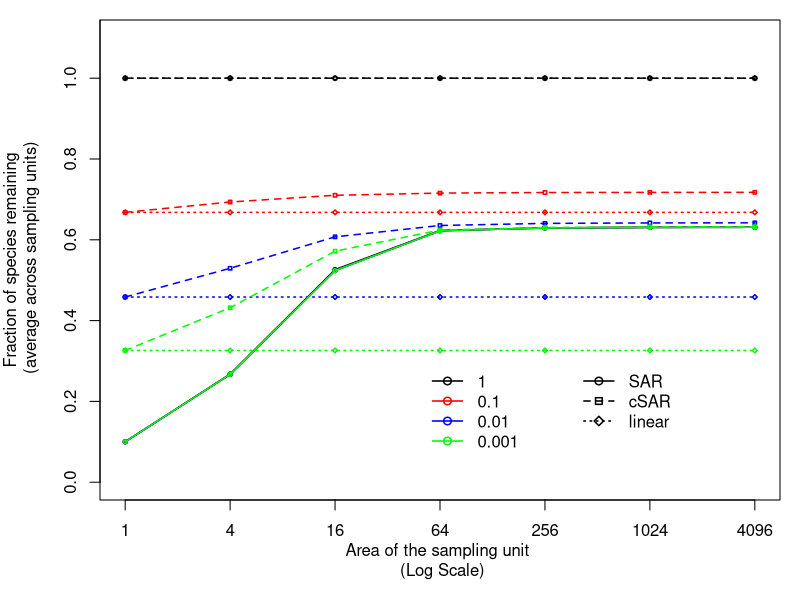

The R script that drew this image:
################################################################
### Improving extinction projections across scales and habitats using the countryside species-area relationship 
### June 2017
### 
### Ines S. Martins (ines.martins@idiv.de)
################################################################

### Functions for scaling biodiversity response to habitat conversion across scales
### Code to draw Figure S2 (c) - Varying h, the species affinity for the modified habitat.

### Set the simulation space
## N = dimension of the landscape 
## P = Proportion of native habitat remaining in the landscape (from 0 to 1, where 1 is all native habitat remaings)
## D = The dimension of the smallest square ( If 1 and N=1, 1x1 is the first dimension, if 0.1 and N=1, 0.1 x 0.1 is the first dimnsion,)
## h = Affinity for the modified habitat
## zeta = z value of the SAR (rate at which species richness increase with area)
## n = number of simulations


### Create the landscape and sampled the landscape per grain 

sim <- function(N,P,D,h,zeta){
  
  ### Create the lansdcape 
  
  plots <- array(0, dim = c(N/D,N/D))   # Creates a empty matrix of 0
  res <- 0
  while(res < (((N/D)*(N/D)*P)*D)){  #replace the 0 with 1 until the number of 1s reach the number allowed (define by the P)
    i <- sample(1:(N/D), 1)
    j <- sample(1:(N/D), 1)
    if(!plots[i, j]){
      plots[i, j] <- D
      res <- res + D
    }
  }
  
  ### Define the functions SARs (Power function)
  
  #The classic SAR function
  SAR_pro<-function(A1,A0,z=zeta){
    species<-(A1/A0)^z  
    species
  }
  
  #The cSAR function
  cSAR_pro<-function(A1,A0,h1=h,z=zeta){
    species<-((h1*(A0-A1)/A0)+(A1/A0))^z
    species
  }
  
  #The linear function
  linear_pro<-function(A1,A0,h1=h,z=zeta){
    species<-(((h1)^z)*(A0-A1)/A0)+(A1/A0)   #Since for a modified habitat (1-sigma) = h^z , 
    species
  }
  
  
  ### Start the simulation 
  
  #set the starting point
  results <- NULL   
  size_real=D
  size=1
  while (size_real <= N) { 
    
    nplot = N/size_real  #number of plots
    SARs_all = matrix(0,nrow=(nplot*nplot),ncol=9)
    
    s<-1
    
    for (nx in 1: nplot){      ### gives nx lenght nplot
      for (ny in 1: nplot){    ### gives ny lenght nplot
        
        plot = matrix(1,size,size)
        for (x in 1:size){
          for (y in 1:size)
            
            plot[x,y] = plots[x + ((nx-1)*size), y + ((ny-1)*size)]
          
        }   # Runs for a particular sub-set of grids
        
        A1 <- sum(plot)
        A0 <- (sum(plot) + (sum(plot==0)*D))
        
        SARs_all[s,1] <-size
        SARs_all[s,2] <- SAR_pro(A1,A0)
        SARs_all[s,3] <- cSAR_pro(A1,A0)
        SARs_all[s,4] <- linear_pro(A1,A0)
        SARs_all[s,5] <- A1
        SARs_all[s,6] <- A0
        
        s<- s+1
        
      }
    }
    
    results <- rbind(results,SARs_all)
    
    size_real = size_real * 2
    size = size * 2                          
    
  }
  
  ###Store the results
  SAR_pro_mean <- tapply (results[,2],results[,1],mean)   #Creates a vector with the means
  cSAR_pro_mean <- tapply (results[,3],results[,1],mean)
  linear_pro_mean <- tapply (results[,4],results[,1],mean) 
  size_A1_mean <- tapply (results[,5],results[,1],mean) 
  size_A0_mean <- tapply (results[,6],results[,1],mean)
  SAR_pro_sd <- tapply (results[,2],results[,1],sd)   #Creates a vector with the sd
  cSAR_pro_sd <- tapply (results[,3],results[,1],sd)
  linear_pro_sd <- tapply (results[,4],results[,1],sd)
  
  SAR_pro_mean_mat = matrix(SAR_pro_mean,length(SAR_pro_mean),1)  # Creates a matrix with the means
  cSAR_pro_mean_mat = matrix(cSAR_pro_mean,length(cSAR_pro_mean),1)
  linear_pro_mean_mat = matrix(linear_pro_mean,length(linear_pro_mean),1)
  size_mean_A1_mat = matrix(size_A1_mean,length(size_A1_mean),1)
  size_mean_A0_mat = matrix(size_A0_mean,length(size_A0_mean),1)
  SAR_pro_sd_mat = matrix(SAR_pro_sd,length(SAR_pro_sd),1)  # Creates a matrix with the sd
  cSAR_pro_sd_mat = matrix(cSAR_pro_sd,length(cSAR_pro_sd),1)
  linear_pro_sd_mat = matrix(linear_pro_sd,length(linear_pro_sd),1)
  
  SARs <- data.frame(cbind(unique(results[,1]), SAR_pro_mean_mat, cSAR_pro_mean_mat,linear_pro_mean_mat, size_mean_A1_mat,size_mean_A0_mat,SAR_pro_sd_mat, cSAR_pro_sd_mat,linear_pro_sd_mat))
  colnames(SARs) <- c("grain","SAR_pro","cSAR_pro","linear_pro","A1","A0","SAR_pro_sd","cSAR_pro_sd","linear_pro_sd")
  
  return(SARs)
}


### Run simulation x times 

run<-function(N,P,D,h,z,n){
  
  dat <- c()
  
  for (i in 1:n)
  {
    model <- sim(N,P,D,h,z)
    nextcol <-  data.frame(model)
    dat <- rbind(dat, nextcol)
  }
  dat
  return(dat)
}


### Run n=100 simulations for N=64, D=1, P=0.1, z=0.2 and:

SARsh1 <- run(64,0.1,1,1,0.2,100)          #h=1
SARsh0.1 <- run(64,0.1,1,0.1,0.2,100)      #h=0.1
SARsh0.01 <- run(64,0.1,1,0.01,0.2,100)    #h=0.01
SARsh0.001 <- run(64,0.1,1,0.001,0.2,100)  #h=0.001


#Summarize the results

SARsh1 <- aggregate(. ~ grain , data=SARsh1,mean,na.action = na.pass)
SARsh0.1 <- aggregate(. ~ grain , data=SARsh0.1,mean,na.action = na.pass)
SARsh0.01 <- aggregate(. ~ grain , data=SARsh0.01,mean,na.action = na.pass)
SARsh0.001 <- aggregate(. ~ grain , data=SARsh0.001,mean,na.action = na.pass)


# PLOT -------------------------------------------------------------------
### Proportion of species remaining after 90% habitat loss for different species affinity for the modified habitat  - Figure S2 (c)

par(mar=c(5,5,1,1)) 

plot (log(SARsh1[,6]), (SARsh1[,2]), axes = FALSE, type = "o", cex=0.5,lwd = 1.5,ylim=c(0,1.1), 
      xlab= "Area of the sampling unit \n (Log Scale)", ylab= "Fraction of species remaining\n (average across sampling units)")  #SAR
axis(1, at=(log(SARsh1[,6])),SARsh1[,6])
axis(2,seq(0,1.2,0.2))
box(which = "plot")
lines(log(SARsh1[,6]),(SARsh1[,3]), col="black",lty=2,pch=22, type = "o",lwd = 1.5,cex=0.5) #cSAR
lines(log(SARsh1[,6]),(SARsh1[,4]), col="black", lty=3,pch=23,type = "o",lwd = 1.5,cex=0.5)  #Linear
lines(log(SARsh1[,6]), (SARsh0.1[,2]), type = "o", col="red",cex=0.5,lwd = 1.5)  #SAR
lines(log(SARsh1[,6]),(SARsh0.1[,3]), col="red",lty=2,pch=22, type = "o",lwd = 1.5,cex=0.5) #cSAR
lines(log(SARsh1[,6]),(SARsh0.1[,4]), col="red", lty=3,pch=23,type = "o",lwd = 1.5,cex=0.5)  #Linear
lines(log(SARsh1[,6]), (SARsh0.01[,2]), type = "o", col="blue",cex=0.5,lwd = 1.5)  #SAR
lines(log(SARsh1[,6]),(SARsh0.01[,3]), col="blue",lty=2,pch=22, type = "o",lwd = 1.5,cex=0.5) #cSAR
lines(log(SARsh1[,6]),(SARsh0.01[,4]), col="blue", lty=3,pch=23,type = "o",lwd = 1.5,cex=0.5)
lines(log(SARsh1[,6]), (SARsh0.001[,2]), type = "o", col="green",cex=0.5,lwd = 1.5)  #SAR
lines(log(SARsh1[,6]),(SARsh0.001[,3]), col="green",lty=2,pch=22, type = "o",lwd = 1.5,cex=0.5) #cSAR
lines(log(SARsh1[,6]),(SARsh0.001[,4]), col="green", lty=3,pch=23,type = "o",lwd = 1.5,cex=0.5) #Linear

legend(6,0.3, c("SAR","cSAR","linear"),lty=c(1,2,3), lwd=c(1.5,1.5,1.5),col=c("black","black","black"),pch=c(21,22,23), bty="n")
legend(4,0.3, c("1","0.1","0.01","0.001"), lwd=c(1.5,1.5,1.5,1.5),col=c("black","red","blue","green"),pch=c(21,21,21,21), bty="n")
